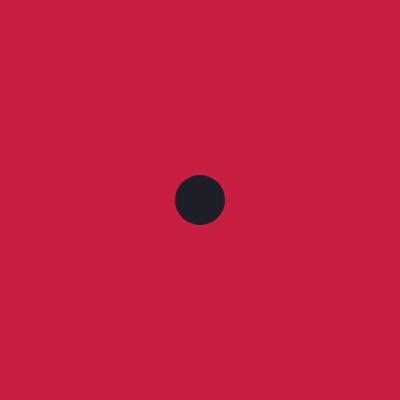
Frame 1 (no input)
Frame 60 (no input): identical to frame 1, image omitted
Frame 120 (the mouse pressed at the canvas centre since frame 60): blank canvas, image omitted

The p5.js sketch that drew this single still picture (run headless with seeded random() and noise() and a simulated clock; from frame 60 on, the mouse is pressed at the canvas centre):

// p5.js sketch
// ── sketch.js
function setup() {
  createCanvas(400, 400);
  fill(30,30,40);
  noStroke();
}

function draw() {
  background(200,30,65);
if (mouseX > 200) {
  square(175,175,50);
}
if (mouseX < 200) {
  circle(200,200,50);
}
}
